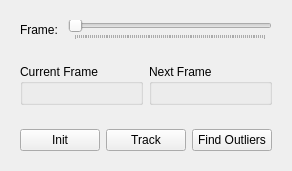
      <widget class="QWidget" name="interactiveCellTrackingTab">
       <attribute name="title">
        <string>Interactive Cell Tracking</string>
       </attribute>
       <layout class="QVBoxLayout" name="verticalLayout_19">
        <item>
         <widget class="QWidget" name="widget_23" native="true">
          <property name="sizePolicy">
           <sizepolicy hsizetype="Minimum" vsizetype="Minimum">
            <horstretch>0</horstretch>
            <verstretch>0</verstretch>
           </sizepolicy>
          </property>
          <layout class="QHBoxLayout" name="horizontalLayout_20">
           <item>
            <widget class="QLabel" name="label_14">
             <property name="text">
              <string>Frame: </string>
             </property>
            </widget>
           </item>
           <item>
            <widget class="QSlider" name="trackingSlider_2">
             <property name="orientation">
              <enum>Qt::Horizontal</enum>
             </property>
             <property name="tickPosition">
              <enum>QSlider::TicksBelow</enum>
             </property>
             <property name="tickInterval">
              <number>1</number>
             </property>
            </widget>
           </item>
          </layout>
         </widget>
        </item>
        <item>
         <widget class="QWidget" name="interactiveCellTrackingCentralWidget" native="true">
          <layout class="QHBoxLayout" name="horizontalLayout_21">
           <item>
            <widget class="QGroupBox" name="previousTrackingGroupBox">
             <property name="title">
              <string>Current Frame</string>
             </property>
             <layout class="QVBoxLayout" name="verticalLayout_20">
              <item>
               <widget class="QVTKWidget" name="previousTrackingQVTKView" native="true">
                <property name="sizePolicy">
                 <sizepolicy hsizetype="Expanding" vsizetype="Expanding">
                  <horstretch>0</horstretch>
                  <verstretch>0</verstretch>
                 </sizepolicy>
                </property>
               </widget>
              </item>
             </layout>
            </widget>
           </item>
           <item>
            <widget class="QGroupBox" name="currentTrackingGroupBox">
             <property name="title">
              <string>Next Frame</string>
             </property>
             <layout class="QVBoxLayout" name="verticalLayout_21">
              <item>
               <widget class="QVTKWidget" name="currentTrackingQVTKView" native="true">
                <property name="sizePolicy">
                 <sizepolicy hsizetype="Expanding" vsizetype="Expanding">
                  <horstretch>0</horstretch>
                  <verstretch>0</verstretch>
                 </sizepolicy>
                </property>
               </widget>
              </item>
             </layout>
            </widget>
           </item>
          </layout>
         </widget>
        </item>
        <item>
         <widget class="QWidget" name="widget_15" native="true">
          <layout class="QHBoxLayout" name="horizontalLayout_22">
           <item>
            <widget class="QPushButton" name="initTracksButton">
             <property name="text">
              <string>Init</string>
             </property>
            </widget>
           </item>
           <item>
            <widget class="QPushButton" name="pushButton">
             <property name="text">
              <string>Track</string>
             </property>
            </widget>
           </item>
           <item>
            <widget class="QPushButton" name="findOutliersButton">
             <property name="text">
              <string>Find Outliers</string>
             </property>
            </widget>
           </item>
          </layout>
         </widget>
        </item>
       </layout>
      </widget>
